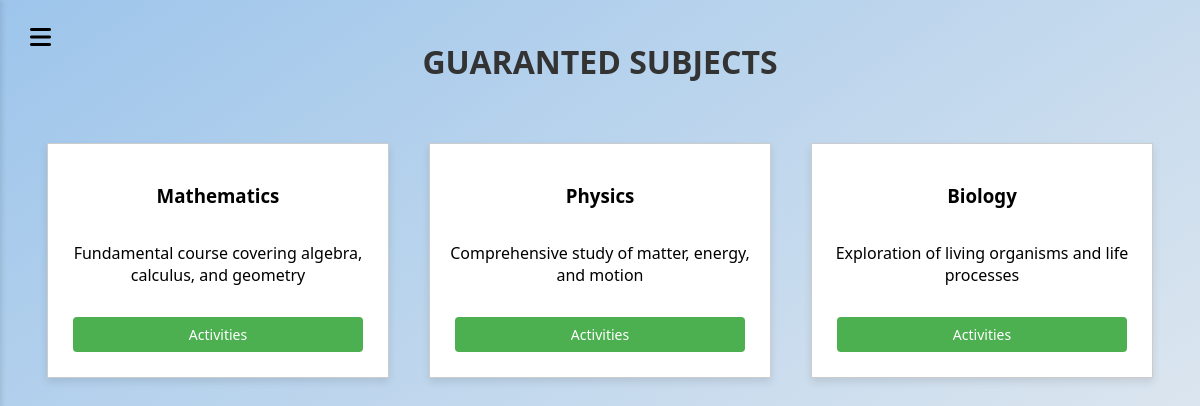
Page /Pages/Guarantor/guaranted_sub_page.php (signed in) on the committed database.
### tables this page shows
CREATE TABLE SUBJECTS (
     
    subject_ID INT AUTO_INCREMENT NOT NULL PRIMARY KEY,
     
    guarantor_ID INT REFERENCES USERS(user_ID),
     
    title VARCHAR(50) NOT NULL,
    abbervation VARCHAR(4) NOT NULL UNIQUE,
    credits INT NOT NULL,
    subj_description VARCHAR(500)
);

### Pages/Guarantor/guaranted_sub_page.php (the view, shortened to what this page needs)
<?php
require '../../Database/db_connect.php';
$stmt = $pdo->prepare("SELECT username, title, subj_description, subject_ID FROM SUBJECTS AS s JOIN USERS AS u ON s.guarantor_ID = u.user_ID WHERE username = ?");
$stmt->execute([$_SESSION['username']]);
$subs = $stmt->fetchAll(PDO::FETCH_ASSOC);
?>
<!DOCTYPE html>
<html lang="en">
<head>
    <link rel="stylesheet" href="../../Styles/style.css">
    <link rel="stylesheet" href="../../Styles/guarant_style.css">
    <link rel="stylesheet" href="../../Styles/anotations_style.css">
    <link rel="stylesheet" href="../../Styles/sidebar_style.css">
    <link rel="stylesheet" href="https://cdnjs.cloudflare.com/ajax/libs/font-awesome/6.0.0-beta3/css/all.min.css">
</head>
<body>
    <?php if (!isset($_SESSION['loggedin']) || $_SESSION['loggedin'] !== true) : ?>
        <div class="login-button-container">
            <a href="../Pages/login_page.php" class="login-button">Log In</a>
        </div>
    <?php else : ?>
        <div class="sidebar-toggle" onclick="toggleSidebar()">
            <i class="fa-solid fa-bars"></i>
        </div>
    <?php endif; ?>
    <div class="main-container">
        <div class="container">
        <div class="title">Guaranted Subjects</div>
            <div class="sub-container">
                <?php
                foreach ($subs as $row) :
                ?>
                    <div class="sub-window">
                        <h3><?= $row['title'] ?></h3>
                        <p><?= $row['subj_description'] ?></p>
                        <div class="button-container">
                            <a href="activity_page.php?subject_id=<?= $row['subject_ID'] ?>" class="sub-btn">Activities</a>
                        </div>
                    </div>
                <?php
                endforeach;
                ?>
            </div>
        </div>
    </div>
</body>
</html>

### Styles/style.css (style rules this page uses)
.title { text-align: center; font-size: 2em; margin-top: 20px; margin-bottom: 20px; color: #333; font-weight: bold; text-transform: uppercase; }
.main-container { display: flex; height: 100vh; }
.sidebar-toggle { position: absolute; top: 5px; left: 10px; z-index: 1000; cursor: pointer; }
.sidebar-toggle i { font-size: 24px; cursor: pointer; padding: 19.96px; }

### Styles/guarant_style.css (style rules this page uses)
.sub-container { display: flex; flex-wrap: wrap; justify-content: space-around; padding: 20px; }
.sub-window { border: 1px solid #ccc; background-color: #fff; padding: 20px; margin: 20px; width: 300px; box-shadow: 0 4px 8px rgba(0, 0, 0, 0.1); transition: transform 0.3s ease-in-out; text-align: center; display: flex; flex-direction: column; justify-content: space-between; }
.button-container { margin-top: 10px; }
.sub-btn { display: block; padding: 8px 12px; margin: 5px; background-color: #4CAF50; color: #fff; text-align: center; text-decoration: none; font-size: 14px; cursor: pointer; border: none; border-radius: 4px; transition: background-color 0.3s ease-in-out; }
.container { display: flex; flex-direction: column; }

### Styles/anotations_style.css (style rules this page uses)
.title { text-align: center; font-size: 2em; margin-top: 20px; margin-bottom: 20px; color: #333; font-weight: bold; text-transform: uppercase; }

### Styles/sidebar_style.css (style rules this page uses)
.sidebar-toggle i { font-size: 24px; cursor: pointer; padding: 19.96px; }

### rows in the picture
subjects: title "Mathematics", subj_description "Fundamental course covering algebra, calculus, and geometry"
subjects: title "Physics", subj_description "Comprehensive study of matter, energy, and motion"
subjects: title "Biology", subj_description "Exploration of living organisms and life processes"
